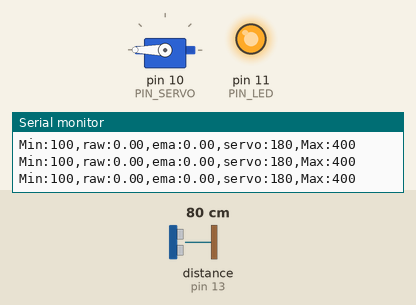
Bench run of a sketch on a simulated Arduino Uno, built with avr-gcc and run on an emulated ATmega328P. Parts: servo, output pins drawn as LEDs (lit = HIGH), the last lines printed to the serial monitor. Wiring (inferred from the names in the program): ultrasonic range finder: trigger pin 12; echo pin 13. Inputs (shaded band) come from the test bench; at power-on: distance to the obstacle (sensor on pin 13) 80 cm. The echo pulse lasts 58.3 µs per cm; pins used as bus, display or sensor lines are not drawn.

Above: at 1.2 s.
1.3 s: distance to the obstacle (sensor on pin 13) set to 35 cm
At 2.41 s:
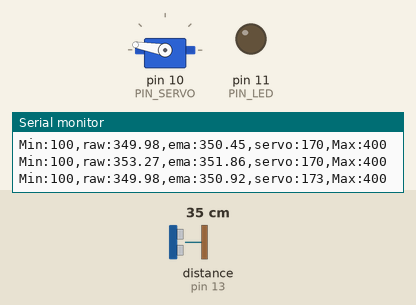
4.3 s: distance to the obstacle (sensor on pin 13) set to 2 cm
At 4.6 s:
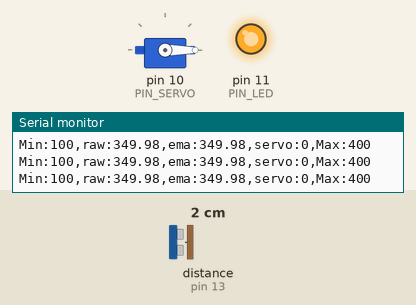
5.8 s: distance to the obstacle (sensor on pin 13) set to 60 cm
At 7.0 s:
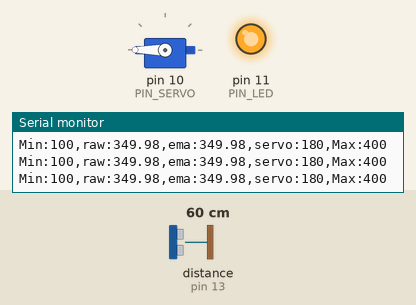
7.3 s: distance to the obstacle (sensor on pin 13) set to 4 cm
At 8.0 s:
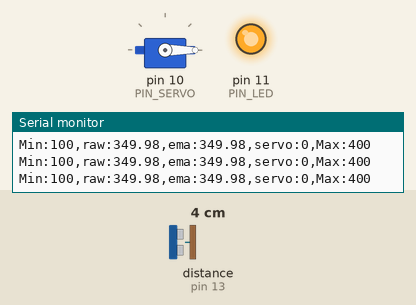
Timing chart, 0 to 9.8 s (numbered marks = the images above; inputs shaded):
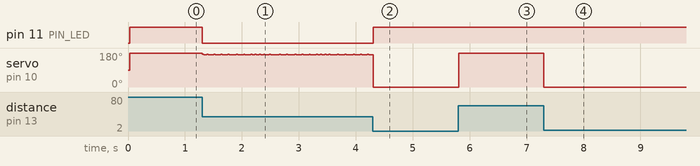

Measured:
- after the input at 1.3 s, pin 11 (PIN_LED): HIGH → LOW at once
- after the input at 4.3 s, pin 11 (PIN_LED): LOW → HIGH at once
- after the input at 5.8 s, servo on pin 10 (PIN_SERVO): 0° → 180° at once
- after the input at 7.3 s, servo on pin 10 (PIN_SERVO): 180° → 0° at once

The sketch:

sketch_oct14a.ino
```cpp
#include <Servo.h>

// Arduino pin assignment
#define PIN_LED 11
#define PIN_SERVO 10
#define PIN_TRIG 12
#define PIN_ECHO 13

// configurable parameters
#define SND_VEL 346.0 // sound velocity at 24 celsius degree (unit: m/s)
#define INTERVAL 25 // sampling interval (unit: ms)
#define _DIST_MIN 180 // minimum distance to be measured (unit: mm)
#define _DIST_MAX 360 // maximum distance to be measured (unit: mm)

#define _DUTY_MIN 550 // servo full clockwise position (0 degree)
#define _DUTY_NEU 1475 // servo neutral position (90 degree)
#define _DUTY_MAX 2400 // servo full counterclockwise position (180 degree)

// global variables
float timeout; // unit: us
float dist_min, dist_max, dist_raw, dist_ema; // unit: mm
unsigned long last_sampling_time; // unit: ms
float scale; // used for pulse duration to distance conversion
float alpha = 0.5f;
float z;
float x;
Servo myservo;

void setup() {
// initialize GPIO pins
  pinMode(PIN_LED,OUTPUT);
  pinMode(PIN_TRIG,OUTPUT);
  digitalWrite(PIN_TRIG, LOW);
  pinMode(PIN_ECHO,INPUT);

  myservo.attach(PIN_SERVO);
  myservo.writeMicroseconds(_DUTY_NEU);

// initialize USS related variables
  dist_min = _DIST_MIN;
  dist_max = _DIST_MAX;
  timeout = (INTERVAL / 2) * 1000.0; // precalculate pulseIn() timeout value. (unit: us)
  dist_raw = 0.0; // raw distance output from USS (unit: mm)
  scale = 0.001 * 0.5 * SND_VEL;

// initialize serial port
  Serial.begin(57600);

// initialize last sampling time
  last_sampling_time = 0;
}

void loop() {
// wait until next sampling time.
// millis() returns the number of milliseconds since the program started. Will overflow after 50 days.
  if(millis() < last_sampling_time + INTERVAL) return;

// get a distance reading from the USS
  dist_raw = USS_measure(PIN_TRIG,PIN_ECHO);
  dist_ema = alpha*dist_raw + (1-alpha)*dist_ema;

// output the read value to the serial port
  Serial.print("Min:100,raw:");
  Serial.print(dist_raw);
  Serial.print(",ema:");
  Serial.print(dist_ema);
  Serial.print(",servo:");
  Serial.print(myservo.read());
  Serial.println(",Max:400");

// turn on the LED if the distance is between dist_min and dist_max
  if (dist_min <= x & x <= dist_max) {
    analogWrite(PIN_LED, 0);
  }
  else if (dist_max < x | x < dist_min) {
    analogWrite(PIN_LED, 255);
  }


// adjust servo position according to the USS read value
if(x < dist_min) {
     myservo.writeMicroseconds(544);
  }
  else if(dist_min <= x && x <= dist_max){
     myservo.writeMicroseconds(544 + 1856.0/180*(x-180));
  }
  else {
    myservo.writeMicroseconds(2400);
  }

// update last sampling time
  last_sampling_time += INTERVAL;
}

// get a distance reading from USS. return value is in millimeter.
float USS_measure(int TRIG, int ECHO)
{
  float reading;
  digitalWrite(TRIG, HIGH);
  delayMicroseconds(10);
  digitalWrite(TRIG, LOW);
  reading = pulseIn(ECHO, HIGH, timeout) * scale; // unit: mm
  x = reading;
  if(reading < dist_min || reading > dist_max) reading = z; // return 0 when out of range.
  else z = reading;
  return reading;
}
```
